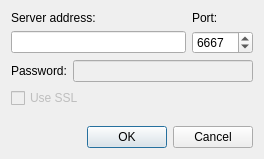
<ui version="4.0" >
 <class>ServerEditDlgNew</class>
 <widget class="QDialog" name="ServerEditDlgNew" >
  <property name="geometry" >
   <rect>
    <x>0</x>
    <y>0</y>
    <width>264</width>
    <height>159</height>
   </rect>
  </property>
  <property name="windowTitle" >
   <string>Dialog</string>
  </property>
  <layout class="QVBoxLayout" >
   <item>
    <layout class="QGridLayout" >
     <item row="0" column="0" >
      <widget class="QLabel" name="label" >
       <property name="text" >
        <string>Server address:</string>
       </property>
      </widget>
     </item>
     <item row="0" column="1" >
      <widget class="QLabel" name="label_2" >
       <property name="text" >
        <string>Port:</string>
       </property>
      </widget>
     </item>
     <item row="1" column="0" >
      <widget class="QLineEdit" name="serverAddress" />
     </item>
     <item row="1" column="1" >
      <widget class="QSpinBox" name="serverPort" >
       <property name="minimum" >
        <number>1</number>
       </property>
       <property name="maximum" >
        <number>65535</number>
       </property>
       <property name="value" >
        <number>6667</number>
       </property>
      </widget>
     </item>
    </layout>
   </item>
   <item>
    <layout class="QHBoxLayout" >
     <item>
      <widget class="QLabel" name="label_3" >
       <property name="text" >
        <string>Password:</string>
       </property>
      </widget>
     </item>
     <item>
      <widget class="QLineEdit" name="serverPassword" >
       <property name="enabled" >
        <bool>false</bool>
       </property>
       <property name="echoMode" >
        <enum>QLineEdit::Password</enum>
       </property>
      </widget>
     </item>
    </layout>
   </item>
   <item>
    <widget class="QCheckBox" name="useSSL" >
     <property name="enabled" >
      <bool>false</bool>
     </property>
     <property name="text" >
      <string>Use SSL</string>
     </property>
     <property name="icon" >
      <iconset resource="../../icons/icons.qrc" >:/16x16/actions/oxygen/16x16/actions/document-encrypt.png</iconset>
     </property>
    </widget>
   </item>
   <item>
    <spacer>
     <property name="orientation" >
      <enum>Qt::Vertical</enum>
     </property>
     <property name="sizeHint" >
      <size>
       <width>20</width>
       <height>40</height>
      </size>
     </property>
    </spacer>
   </item>
   <item>
    <widget class="QDialogButtonBox" name="buttonBox" >
     <property name="orientation" >
      <enum>Qt::Horizontal</enum>
     </property>
     <property name="standardButtons" >
      <set>QDialogButtonBox::Cancel|QDialogButtonBox::NoButton|QDialogButtonBox::Ok</set>
     </property>
    </widget>
   </item>
  </layout>
 </widget>
 <resources>
  <include location="../../icons/icons.qrc" />
 </resources>
 <connections>
  <connection>
   <sender>buttonBox</sender>
   <signal>accepted()</signal>
   <receiver>ServerEditDlgNew</receiver>
   <slot>accept()</slot>
   <hints>
    <hint type="sourcelabel" >
     <x>248</x>
     <y>254</y>
    </hint>
    <hint type="destinationlabel" >
     <x>157</x>
     <y>274</y>
    </hint>
   </hints>
  </connection>
  <connection>
   <sender>buttonBox</sender>
   <signal>rejected()</signal>
   <receiver>ServerEditDlgNew</receiver>
   <slot>reject()</slot>
   <hints>
    <hint type="sourcelabel" >
     <x>316</x>
     <y>260</y>
    </hint>
    <hint type="destinationlabel" >
     <x>286</x>
     <y>274</y>
    </hint>
   </hints>
  </connection>
 </connections>
</ui>
